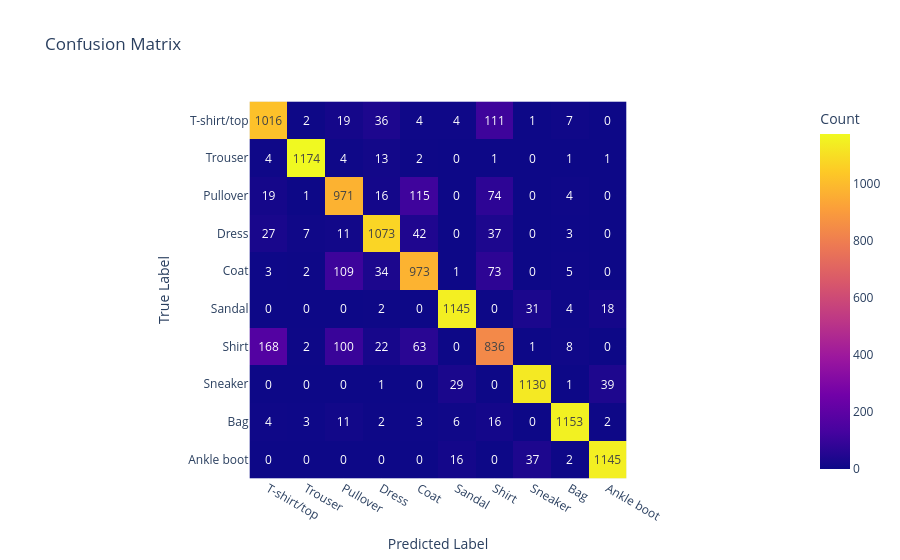

Write notebook code for a chart like this one.
### Markdown cell above
### Problem 3d: Create Confusion Matrix

An often easier way to understand model performance is with a confuction matrix, which show how often predictions match the true labels and where errors occur. 

---

#### Refresher:
1. **Precision**: Measures the accuracy of positive predictions for a class.
  $$
  \text{Precision} = \frac{\text{True Positives}}{\text{True Positives} + \text{False Positives}}
  $$

2. **Recall**: Measures the ability to identify all positive samples for a class.
  $$
  \text{Recall} = \frac{\text{True Positives}}{\text{True Positives} + \text{False Negatives}}
  $$

---

**Tasks**:
1. **Hand-implement a confusion matrix**:
  - Use numpy operations to compute a 10x10 matrix where rows represent true labels and columns represent predicted labels.
  
2. **Visualize the confusion matrix**:
  - Use a [heatmap](https://plotly.com/python/heatmaps/) to display the matrix for better interpretability. Y axis should be the true label and the X axis should be the predicted label. 

3. **Using your confusion matrix, evaluate performance**:
  - Compute overall test accuracy.
  - Calculate precision and recall for each class using the confusion matrix.

### Code cell
# Initialize confusion matrix with zeros
conf_matrix = np.zeros((len(class_names), len(class_names)), dtype=int)
class_to_idx = {class_name: idx for idx, class_name in enumerate(class_names)}

# Fill the confusion matrix by counting predictions and plot it as a heatmap
for true_label, pred_label in zip(test_df['label'], test_df['predicted_label']):
    true_idx = class_to_idx[true_label]
    pred_idx = class_to_idx[pred_label]
    conf_matrix[true_idx, pred_idx] += 1

fig = px.imshow(
    conf_matrix,
    labels=dict(x="Predicted Label", y="True Label", color="Count"),
    x=class_names,
    y=class_names,
    text_auto=True,
    title="Confusion Matrix"
)
fig.show()

### Figure 1 — Plotly figure (JSON) as saved in the notebook; plotly's stock layout.template omitted (floating-point values rounded to 4 significant figures)
{"data": [{"hovertemplate": "Predicted Label: %{x}<br>True Label: %{y}<br>Count: %{z}<extra></extra>", "y": ["T-shirt/top", "Trouser", "Pullover", "Dress", "Coat", "Sandal", "Shirt", "Sneaker", "Bag", "Ankle boot"], "type": "heatmap", "yaxis": "y", "z": [[1016, 2, 19, 36, 4, 4, 111, 1, 7, 0], [4, 1174, 4, 13, 2, 0, 1, 0, 1, 1], [19, 1, 971, 16, 115, 0, 74, 0, 4, 0], [27, 7, 11, 1073, 42, 0, 37, 0, 3, 0], [3, 2, 109, 34, 973, 1, 73, 0, 5, 0], [0, 0, 0, 2, 0, 1145, 0, 31, 4, 18], [168, 2, 100, 22, 63, 0, 836, 1, 8, 0], [0, 0, 0, 1, 0, 29, 0, 1130, 1, 39], [4, 3, 11, 2, 3, 6, 16, 0, 1153, 2], [0, 0, 0, 0, 0, 16, 0, 37, 2, 1145]], "x": ["T-shirt/top", "Trouser", "Pullover", "Dress", "Coat", "Sandal", "Shirt", "Sneaker", "Bag", "Ankle boot"], "texttemplate": "%{z}", "coloraxis": "coloraxis", "xaxis": "x", "name": "0"}], "layout": {"title": {"text": "Confusion Matrix"}, "coloraxis": {"colorbar": {"title": {"text": "Count"}}, "colorscale": [[0.0, "#0d0887"], [0.1111, "#46039f"], [0.2222, "#7201a8"], [0.3333, "#9c179e"], [0.4444, "#bd3786"], [0.5556, "#d8576b"], [0.6667, "#ed7953"], [0.7778, "#fb9f3a"], [0.8889, "#fdca26"], [1.0, "#f0f921"]]}, "xaxis": {"title": {"text": "Predicted Label"}, "anchor": "y", "constrain": "domain", "domain": [0.0, 1.0], "scaleanchor": "y"}, "yaxis": {"autorange": "reversed", "title": {"text": "True Label"}, "anchor": "x", "constrain": "domain", "domain": [0.0, 1.0]}}}
